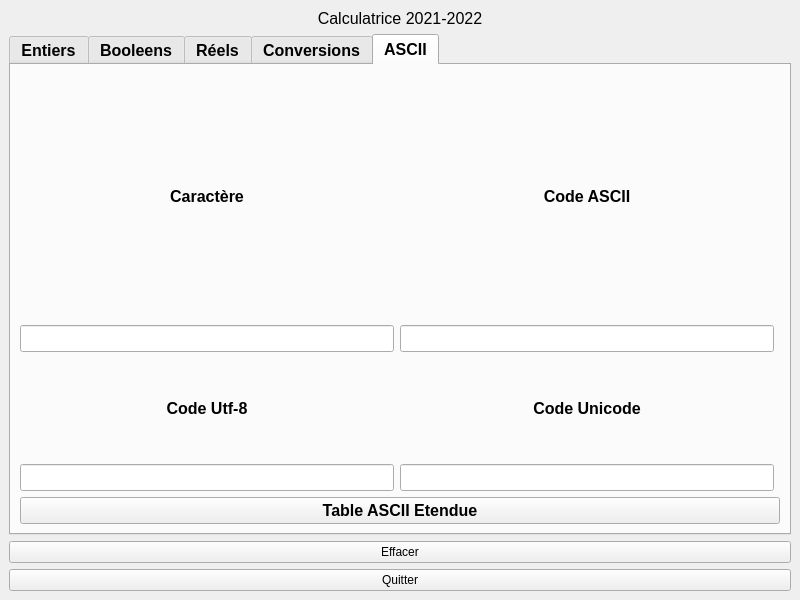
<?xml version="1.0" encoding="UTF-8"?>
<ui version="4.0">
 <class>MainWindow</class>
 <widget class="QMainWindow" name="MainWindow">
  <property name="geometry">
   <rect>
    <x>0</x>
    <y>0</y>
    <width>800</width>
    <height>600</height>
   </rect>
  </property>
  <property name="windowTitle">
   <string>Calculatrice 2021-2022</string>
  </property>
  <property name="windowIcon">
   <iconset>
    <normaloff>icons/calc.ico</normaloff>icons/calc.ico</iconset>
  </property>
  <widget class="QWidget" name="centralwidget">
   <layout class="QVBoxLayout" name="verticalLayout">
    <item>
     <widget class="QLabel" name="label">
      <property name="enabled">
       <bool>true</bool>
      </property>
      <property name="sizePolicy">
       <sizepolicy hsizetype="Preferred" vsizetype="Preferred">
        <horstretch>0</horstretch>
        <verstretch>0</verstretch>
       </sizepolicy>
      </property>
      <property name="font">
       <font>
        <pointsize>12</pointsize>
       </font>
      </property>
      <property name="text">
       <string>Calculatrice 2021-2022</string>
      </property>
      <property name="alignment">
       <set>Qt::AlignCenter</set>
      </property>
     </widget>
    </item>
    <item>
     <widget class="QTabWidget" name="tabWidget">
      <property name="font">
       <font>
        <family>MS Sans Serif</family>
        <pointsize>12</pointsize>
        <weight>75</weight>
        <bold>true</bold>
       </font>
      </property>
      <property name="currentIndex">
       <number>4</number>
      </property>
      <widget class="QWidget" name="tab">
       <attribute name="title">
        <string>Entiers</string>
       </attribute>
       <layout class="QGridLayout" name="gridLayout">
        <item row="4" column="0">
         <widget class="QLineEdit" name="lineEdit_9"/>
        </item>
        <item row="4" column="6">
         <widget class="QLineEdit" name="lineEdit_26"/>
        </item>
        <item row="2" column="3">
         <widget class="QLineEdit" name="lineEdit_17"/>
        </item>
        <item row="5" column="0">
         <widget class="QLineEdit" name="lineEdit_7"/>
        </item>
        <item row="2" column="1">
         <widget class="QLineEdit" name="lineEdit_11"/>
        </item>
        <item row="3" column="4">
         <widget class="QLabel" name="label_5">
          <property name="text">
           <string>0x</string>
          </property>
         </widget>
        </item>
        <item row="4" column="2">
         <widget class="QPushButton" name="pushButton_6">
          <property name="text">
           <string>addition_INT_NS</string>
          </property>
         </widget>
        </item>
        <item row="1" column="4">
         <widget class="QLabel" name="label_3">
          <property name="text">
           <string>0x</string>
          </property>
         </widget>
        </item>
        <item row="3" column="1">
         <widget class="QLineEdit" name="lineEdit_12"/>
        </item>
        <item row="2" column="4">
         <widget class="QLabel" name="label_4">
          <property name="text">
           <string>0x</string>
          </property>
         </widget>
        </item>
        <item row="5" column="2">
         <widget class="QPushButton" name="pushButton_7">
          <property name="text">
           <string>addition_INT_S</string>
          </property>
         </widget>
        </item>
        <item row="3" column="2">
         <widget class="QPushButton" name="pushButton_5">
          <property name="text">
           <string>addition_SHORT_S</string>
          </property>
         </widget>
        </item>
        <item row="3" column="0">
         <widget class="QLineEdit" name="lineEdit_6"/>
        </item>
        <item row="0" column="1">
         <widget class="QLineEdit" name="lineEdit_2"/>
        </item>
        <item row="4" column="4">
         <widget class="QLabel" name="label_6">
          <property name="text">
           <string>0x</string>
          </property>
         </widget>
        </item>
        <item row="3" column="6">
         <widget class="QLineEdit" name="lineEdit_25"/>
        </item>
        <item row="6" column="0">
         <widget class="QLineEdit" name="lineEdit_8"/>
        </item>
        <item row="1" column="0">
         <widget class="QLineEdit" name="lineEdit_4"/>
        </item>
        <item row="6" column="2">
         <widget class="QPushButton" name="pushButton_8">
          <property name="text">
           <string>module_INT_NS</string>
          </property>
         </widget>
        </item>
        <item row="1" column="3">
         <widget class="QLineEdit" name="lineEdit_16"/>
        </item>
        <item row="5" column="6">
         <widget class="QLineEdit" name="lineEdit_27"/>
        </item>
        <item row="5" column="4">
         <widget class="QLabel" name="label_7">
          <property name="text">
           <string>0x</string>
          </property>
         </widget>
        </item>
        <item row="1" column="2">
         <widget class="QPushButton" name="pushButton_3">
          <property name="text">
           <string>addition_CHAR_S</string>
          </property>
         </widget>
        </item>
        <item row="0" column="0">
         <widget class="QLineEdit" name="lineEdit"/>
        </item>
        <item row="0" column="6">
         <widget class="QLineEdit" name="lineEdit_22"/>
        </item>
        <item row="5" column="1">
         <widget class="QLineEdit" name="lineEdit_14"/>
        </item>
        <item row="5" column="3">
         <widget class="QLineEdit" name="lineEdit_20"/>
        </item>
        <item row="0" column="3">
         <widget class="QLineEdit" name="lineEdit_3"/>
        </item>
        <item row="1" column="6">
         <widget class="QLineEdit" name="lineEdit_23"/>
        </item>
        <item row="4" column="3">
         <widget class="QLineEdit" name="lineEdit_19"/>
        </item>
        <item row="3" column="3">
         <widget class="QLineEdit" name="lineEdit_18"/>
        </item>
        <item row="6" column="3">
         <widget class="QLineEdit" name="lineEdit_21"/>
        </item>
        <item row="2" column="2">
         <widget class="QPushButton" name="pushButton_4">
          <property name="text">
           <string>addition_SHORT_NS</string>
          </property>
         </widget>
        </item>
        <item row="2" column="6">
         <widget class="QLineEdit" name="lineEdit_24"/>
        </item>
        <item row="1" column="1">
         <widget class="QLineEdit" name="lineEdit_10"/>
        </item>
        <item row="6" column="4">
         <widget class="QLabel" name="label_8">
          <property name="text">
           <string>0x</string>
          </property>
         </widget>
        </item>
        <item row="4" column="1">
         <widget class="QLineEdit" name="lineEdit_13"/>
        </item>
        <item row="2" column="0">
         <widget class="QLineEdit" name="lineEdit_5"/>
        </item>
        <item row="6" column="1">
         <widget class="QLineEdit" name="lineEdit_15"/>
        </item>
        <item row="0" column="2">
         <widget class="QPushButton" name="pushButton_2">
          <property name="text">
           <string>addition_CHAR_NS</string>
          </property>
         </widget>
        </item>
        <item row="0" column="4">
         <widget class="QLabel" name="label_2">
          <property name="text">
           <string>0x</string>
          </property>
         </widget>
        </item>
        <item row="6" column="6">
         <widget class="QLineEdit" name="lineEdit_28"/>
        </item>
       </layout>
      </widget>
      <widget class="QWidget" name="tab_3">
       <property name="font">
        <font>
         <weight>75</weight>
         <bold>true</bold>
        </font>
       </property>
       <attribute name="title">
        <string>Booleens</string>
       </attribute>
       <layout class="QGridLayout" name="gridLayout_2">
        <item row="0" column="3">
         <widget class="QLineEdit" name="lineEdit_31"/>
        </item>
        <item row="2" column="1">
         <widget class="QLineEdit" name="lineEdit_35"/>
        </item>
        <item row="4" column="3">
         <widget class="QLineEdit" name="lineEdit_42"/>
        </item>
        <item row="4" column="0">
         <widget class="QLineEdit" name="lineEdit_40"/>
        </item>
        <item row="5" column="2">
         <widget class="QPushButton" name="pushButton_15">
          <property name="text">
           <string>ET bit à bit</string>
          </property>
         </widget>
        </item>
        <item row="1" column="0">
         <widget class="QLineEdit" name="lineEdit_32"/>
        </item>
        <item row="2" column="2">
         <widget class="QPushButton" name="pushButton_12">
          <property name="text">
           <string>NON</string>
          </property>
         </widget>
        </item>
        <item row="1" column="2">
         <widget class="QPushButton" name="pushButton_11">
          <property name="text">
           <string>ET</string>
          </property>
         </widget>
        </item>
        <item row="0" column="1">
         <widget class="QLineEdit" name="lineEdit_30"/>
        </item>
        <item row="0" column="0">
         <widget class="QLineEdit" name="lineEdit_29"/>
        </item>
        <item row="3" column="2">
         <widget class="QPushButton" name="pushButton_13">
          <property name="text">
           <string>OU bit à bit</string>
          </property>
         </widget>
        </item>
        <item row="1" column="3">
         <widget class="QLineEdit" name="lineEdit_34"/>
        </item>
        <item row="2" column="3">
         <widget class="QLineEdit" name="lineEdit_36"/>
        </item>
        <item row="1" column="1">
         <widget class="QLineEdit" name="lineEdit_33"/>
        </item>
        <item row="3" column="0">
         <widget class="QLineEdit" name="lineEdit_38"/>
        </item>
        <item row="5" column="0">
         <widget class="QLineEdit" name="lineEdit_43"/>
        </item>
        <item row="4" column="1">
         <widget class="QLineEdit" name="lineEdit_41"/>
        </item>
        <item row="4" column="2">
         <widget class="QPushButton" name="pushButton_14">
          <property name="text">
           <string>OU Ex bit à bit</string>
          </property>
         </widget>
        </item>
        <item row="5" column="3">
         <widget class="QLineEdit" name="lineEdit_45"/>
        </item>
        <item row="3" column="3">
         <widget class="QLineEdit" name="lineEdit_39"/>
        </item>
        <item row="5" column="1">
         <widget class="QLineEdit" name="lineEdit_44"/>
        </item>
        <item row="0" column="2">
         <widget class="QPushButton" name="pushButton_10">
          <property name="text">
           <string>OU</string>
          </property>
         </widget>
        </item>
        <item row="3" column="1">
         <widget class="QLineEdit" name="lineEdit_37"/>
        </item>
        <item row="6" column="1">
         <widget class="QLineEdit" name="lineEdit_46"/>
        </item>
        <item row="6" column="3">
         <widget class="QLineEdit" name="lineEdit_47"/>
        </item>
        <item row="6" column="2">
         <widget class="QPushButton" name="pushButton_16">
          <property name="text">
           <string>NON bit à bit</string>
          </property>
         </widget>
        </item>
       </layout>
      </widget>
      <widget class="QWidget" name="tab_2">
       <attribute name="title">
        <string>Réels</string>
       </attribute>
       <layout class="QGridLayout" name="gridLayout_3">
        <item row="1" column="2">
         <widget class="QPushButton" name="pushButton_18">
          <property name="text">
           <string>soustraction</string>
          </property>
         </widget>
        </item>
        <item row="0" column="2">
         <widget class="QPushButton" name="pushButton_17">
          <property name="text">
           <string>addition</string>
          </property>
         </widget>
        </item>
        <item row="0" column="1">
         <widget class="QLineEdit" name="lineEdit_49"/>
        </item>
        <item row="2" column="0">
         <widget class="QLineEdit" name="lineEdit_56"/>
        </item>
        <item row="1" column="4">
         <widget class="QLineEdit" name="lineEdit_55"/>
        </item>
        <item row="3" column="3">
         <widget class="QLineEdit" name="lineEdit_62"/>
        </item>
        <item row="0" column="0">
         <widget class="QLineEdit" name="lineEdit_48"/>
        </item>
        <item row="1" column="0">
         <widget class="QLineEdit" name="lineEdit_52"/>
        </item>
        <item row="4" column="1">
         <widget class="QLineEdit" name="lineEdit_64"/>
        </item>
        <item row="0" column="4">
         <widget class="QLineEdit" name="lineEdit_51"/>
        </item>
        <item row="4" column="2">
         <widget class="QPushButton" name="pushButton_21">
          <property name="text">
           <string>IEEE 754 32 bits</string>
          </property>
         </widget>
        </item>
        <item row="4" column="3">
         <widget class="QLineEdit" name="lineEdit_65"/>
        </item>
        <item row="3" column="4">
         <widget class="QLineEdit" name="lineEdit_63"/>
        </item>
        <item row="2" column="1">
         <widget class="QLineEdit" name="lineEdit_57"/>
        </item>
        <item row="1" column="3">
         <widget class="QLineEdit" name="lineEdit_54"/>
        </item>
        <item row="2" column="4">
         <widget class="QLineEdit" name="lineEdit_59"/>
        </item>
        <item row="3" column="2">
         <widget class="QPushButton" name="pushButton_20">
          <property name="text">
           <string>division</string>
          </property>
         </widget>
        </item>
        <item row="3" column="0">
         <widget class="QLineEdit" name="lineEdit_60"/>
        </item>
        <item row="1" column="1">
         <widget class="QLineEdit" name="lineEdit_53"/>
        </item>
        <item row="0" column="3">
         <widget class="QLineEdit" name="lineEdit_50"/>
        </item>
        <item row="2" column="2">
         <widget class="QPushButton" name="pushButton_19">
          <property name="text">
           <string>multiplication</string>
          </property>
         </widget>
        </item>
        <item row="2" column="3">
         <widget class="QLineEdit" name="lineEdit_58"/>
        </item>
        <item row="5" column="2">
         <widget class="QPushButton" name="pushButton_22">
          <property name="text">
           <string>IEEE 754 64 bits</string>
          </property>
         </widget>
        </item>
        <item row="5" column="3">
         <widget class="QLineEdit" name="lineEdit_66"/>
        </item>
        <item row="3" column="1">
         <widget class="QLineEdit" name="lineEdit_61"/>
        </item>
       </layout>
      </widget>
      <widget class="QWidget" name="tab_4">
       <attribute name="title">
        <string>Conversions</string>
       </attribute>
       <layout class="QGridLayout" name="gridLayout_4">
        <item row="1" column="0">
         <widget class="QLineEdit" name="lineEdit_67"/>
        </item>
        <item row="4" column="0">
         <widget class="QLabel" name="label_11">
          <property name="text">
           <string>BASE 2</string>
          </property>
          <property name="alignment">
           <set>Qt::AlignCenter</set>
          </property>
         </widget>
        </item>
        <item row="0" column="0">
         <widget class="QLabel" name="label_9">
          <property name="font">
           <font>
            <stylestrategy>PreferDefault</stylestrategy>
           </font>
          </property>
          <property name="text">
           <string>BASE 10</string>
          </property>
          <property name="alignment">
           <set>Qt::AlignCenter</set>
          </property>
         </widget>
        </item>
        <item row="2" column="0">
         <widget class="QLabel" name="label_10">
          <property name="text">
           <string>BASE 16</string>
          </property>
          <property name="alignment">
           <set>Qt::AlignCenter</set>
          </property>
         </widget>
        </item>
        <item row="3" column="0">
         <widget class="QLineEdit" name="lineEdit_68"/>
        </item>
        <item row="5" column="0">
         <widget class="QLineEdit" name="lineEdit_69"/>
        </item>
       </layout>
      </widget>
      <widget class="QWidget" name="tab_5">
       <attribute name="title">
        <string>ASCII</string>
       </attribute>
       <layout class="QGridLayout" name="gridLayout_5">
        <item row="2" column="1">
         <widget class="QLineEdit" name="lineEdit_71"/>
        </item>
        <item row="5" column="0">
         <widget class="QLineEdit" name="lineEdit_72"/>
        </item>
        <item row="4" column="0">
         <widget class="QLabel" name="label_13">
          <property name="maximumSize">
           <size>
            <width>1500</width>
            <height>100</height>
           </size>
          </property>
          <property name="font">
           <font>
            <pointsize>12</pointsize>
           </font>
          </property>
          <property name="text">
           <string>Code Utf-8</string>
          </property>
          <property name="alignment">
           <set>Qt::AlignCenter</set>
          </property>
         </widget>
        </item>
        <item row="2" column="0">
         <widget class="QLineEdit" name="lineEdit_70"/>
        </item>
        <item row="6" column="0" colspan="3">
         <widget class="QPushButton" name="pushButton_23">
          <property name="text">
           <string>Table ASCII Etendue</string>
          </property>
         </widget>
        </item>
        <item row="0" column="0">
         <widget class="QLabel" name="label_14">
          <property name="text">
           <string>Caractère</string>
          </property>
          <property name="alignment">
           <set>Qt::AlignCenter</set>
          </property>
         </widget>
        </item>
        <item row="0" column="1">
         <widget class="QLabel" name="label_12">
          <property name="text">
           <string>Code ASCII</string>
          </property>
          <property name="alignment">
           <set>Qt::AlignCenter</set>
          </property>
         </widget>
        </item>
        <item row="4" column="1">
         <widget class="QLabel" name="label_15">
          <property name="text">
           <string>Code Unicode</string>
          </property>
          <property name="alignment">
           <set>Qt::AlignCenter</set>
          </property>
         </widget>
        </item>
        <item row="5" column="1">
         <widget class="QLineEdit" name="lineEdit_73"/>
        </item>
       </layout>
      </widget>
     </widget>
    </item>
    <item>
     <widget class="QPushButton" name="pushButton_9">
      <property name="text">
       <string>Effacer</string>
      </property>
     </widget>
    </item>
    <item>
     <widget class="QPushButton" name="pushButton">
      <property name="text">
       <string>Quitter</string>
      </property>
     </widget>
    </item>
   </layout>
  </widget>
 </widget>
 <resources/>
 <connections/>
</ui>
